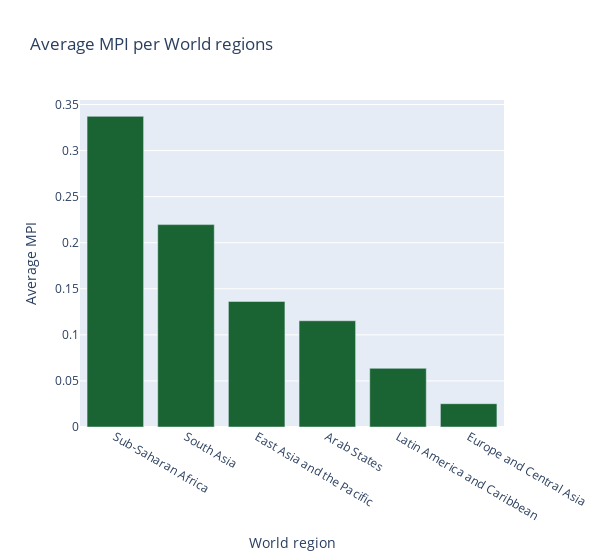

The code cell stored with this chart in its notebook:
### Code cell
df = region_df.groupby(["world_region"])["MPI"].agg(["count", "mean", "min", "max"]).reset_index()
df = df.sort_values(by="mean", ascending=False)
world_region = go.Bar(
        x = df['world_region'],
        y = df['mean'],
        name="World regions",
        marker=dict(color=color_list[4]))
data = [world_region]
layout = dict(title = 'Average MPI per World regions',
          xaxis = dict(title = 'World region', showticklabels=True), 
          yaxis = dict(title = 'Average MPI'),
          hovermode = 'closest',
          width=600
         )
fig = dict(data=data, layout=layout)
iplot(fig, filename='MPI')

### Figure 1 — Plotly figure (JSON) as saved in the notebook; plotly's stock layout.template omitted (floating-point values rounded to 4 significant figures)
{"data": [{"marker": {"color": "#1a6333"}, "name": "World regions", "type": "bar", "x": ["Sub-Saharan Africa", "South Asia", "East Asia and the Pacific", "Arab States", "Latin America and Caribbean", "Europe and Central Asia"], "y": [0.3371, 0.2196, 0.1363, 0.1153, 0.06367, 0.02527]}], "layout": {"hovermode": "closest", "title": {"text": "Average MPI per World regions"}, "width": 600, "xaxis": {"showticklabels": true, "title": {"text": "World region"}}, "yaxis": {"title": {"text": "Average MPI"}}}}
